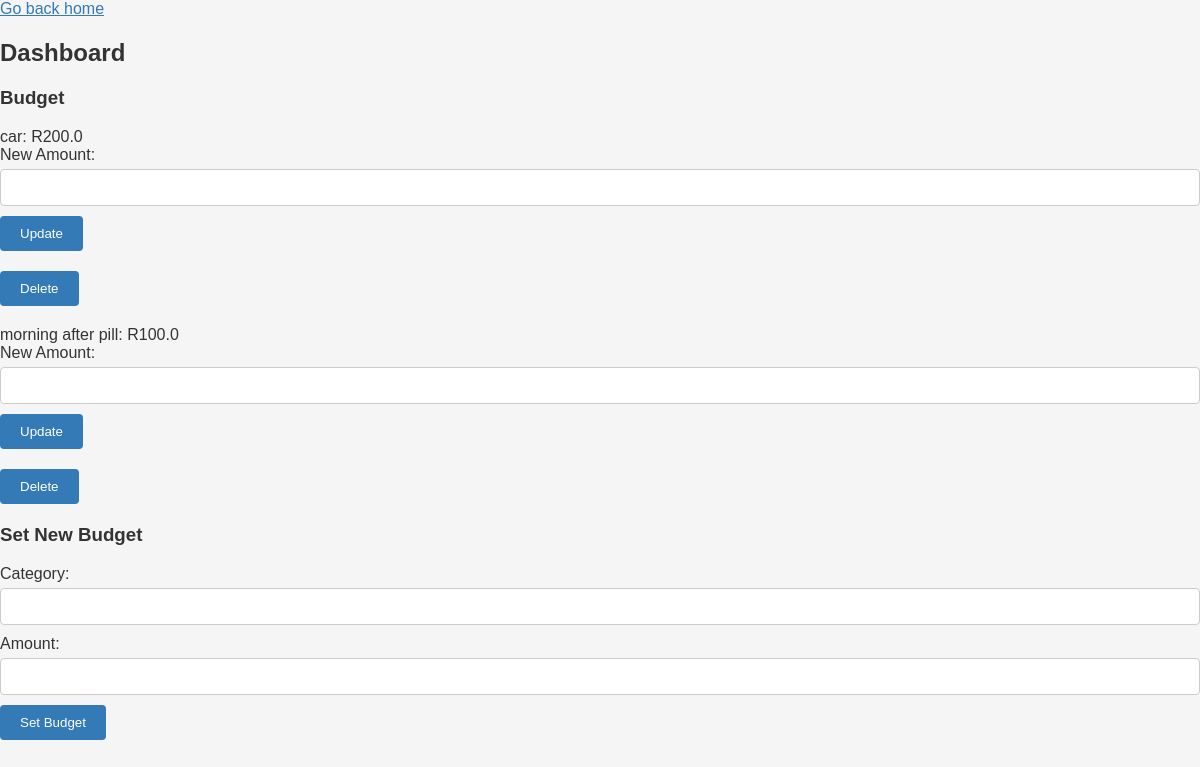
Page /dashboard (signed in) on the earlier database version.
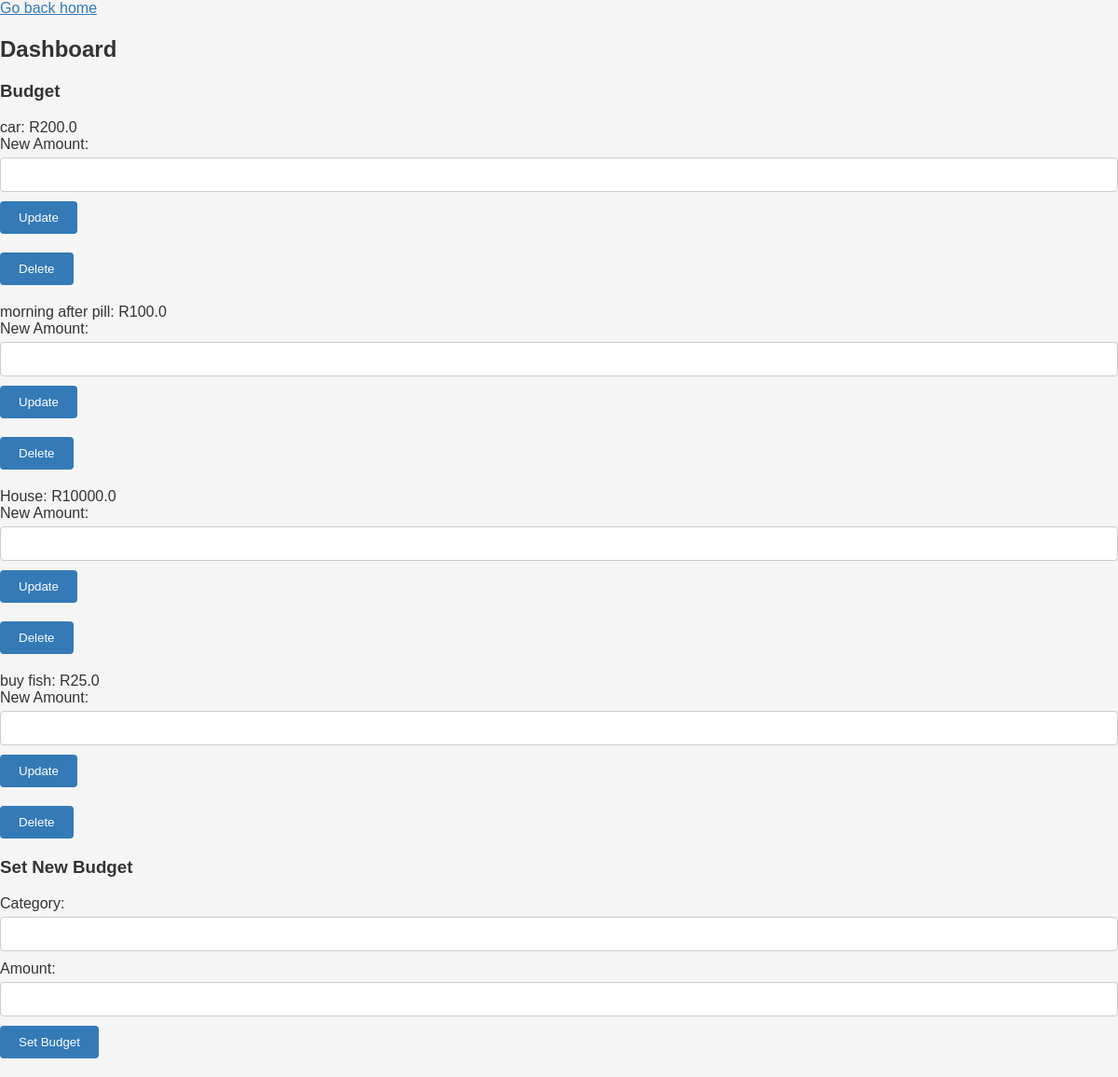
Same page on the later database version.
### website/models.py (models this page shows, shortened)
class Budget(db.Model):
    id = db.Column(db.Integer, primary_key=True)
    category = db.Column(db.String(50), nullable=False)
    amount = db.Column(db.Float, nullable=False)
    user_id = db.Column(db.Integer, db.ForeignKey('user.id'),nullable=False)

### website/views.py (the view)
@views.route('/dashboard')
@login_required
def dashboard():
    user = current_user
    return render_template('dashboard.html', user=user)

### website/__init__.py (called while the page is built)
def create_app():
    app = Flask(__name__)
    app.config['SECRET_KEY'] = 'the secret key'
    app.config['SQLALCHEMY_DATABASE_URI'] = f'sqlite:///{DB_NAME}'
    db.init_app(app)
    from .views import views
    from .auth import auth
    from .models import User
    app.register_blueprint(views, url_prefix='/')
    app.register_blueprint(auth, url_prefix='/')
    login_manager = LoginManager()
    login_manager.login_view= 'auth.sign_in'  # type: ignore
    login_manager.init_app(app)
    @login_manager.user_loader
    def load_user(id):
        return User.query.get(int(id))
    with app.app_context(): #can remove this line if don't solve problem
        create_database()
    return app

### website/templates/dashboard.html (shortened to what this page needs)
<!DOCTYPE html>
<html lang="en">
<head>
    <link rel="stylesheet" type="text/css" href="{{ url_for('static', filename='styles.css') }}">
    <a href="{{ url_for('views.home') }}">Go back home</a>
</head>
<body>
    <h2>Dashboard</h2>
    <div>
    <h3>Budget</h3>
    <ul>
        {% for budget_entry in user.budget_entries %}
            <li>{{ budget_entry.category }}: R{{ budget_entry.amount }}
                <form action="{{ url_for('views.update_budgets', category=budget_entry.category) }}" method="post">
                    <label for="new_amount">New Amount:</label>
                    <input type="text" id="new_amount" name="new_amount" required>
                    <button type="submit">Update</button>
                </form>
                <form action="{{ url_for('views.delete_budgets', category=budget_entry.category) }}" method="post">
                    <button type="submit">Delete</button>
                </form>
            </li>
        {% endfor %}
    </ul>
    </div>
    <div>
    <h3>Set New Budget</h3>
    <form action="{{ url_for('views.set_budgets') }}" method="post">
        <label for="category">Category:</label>
        <input type="text" id="category" name="category" required>
        <label for="amount">Amount:</label>
        <input type="text" id="amount" name="amount" required>
        <button type="submit">Set Budget</button>
    </form>
    </div>
</body>
</html>

Differences in the rows shown:
added Budget: category "House", amount "10000.0"
added Budget: category "buy fish", amount "25.0"
